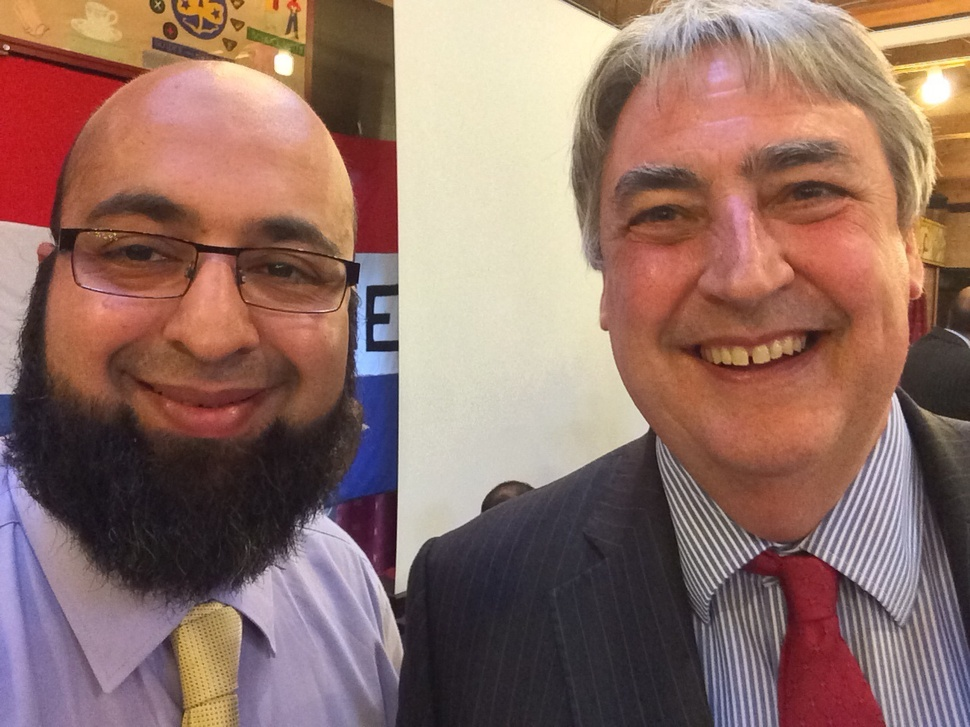
#> input picture dproj/OpenCV/bRm/wr-pb.jpg, 970 x 727 px, shrunk from 1280 x 960 before the run
$ python ImageLoad.py
#> lines starting #> are read from the running program, lines starting #| are printed output that depends on the picture
# load picture
from PIL import Image
from pylab import *
import cv2

imgFile = cv2.imread('wr-pb.jpg',0)
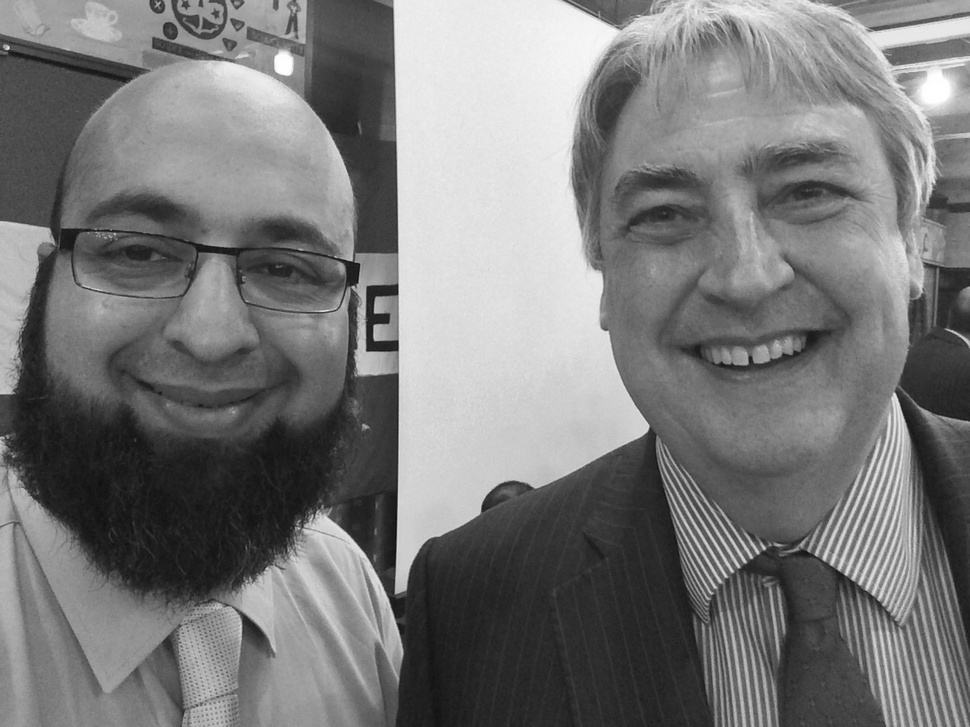
#> imgFile: shape (727, 970); min 9, max 255, mean 121

cv2.imshow('dst_rt', imgFile)
cv2.waitKey(0)

cv2.destroyAllWindows()

$ run again, with dproj/OpenCV/bRm/Waheed.jpg copied over dproj/OpenCV/bRm/wr-pb.jpg
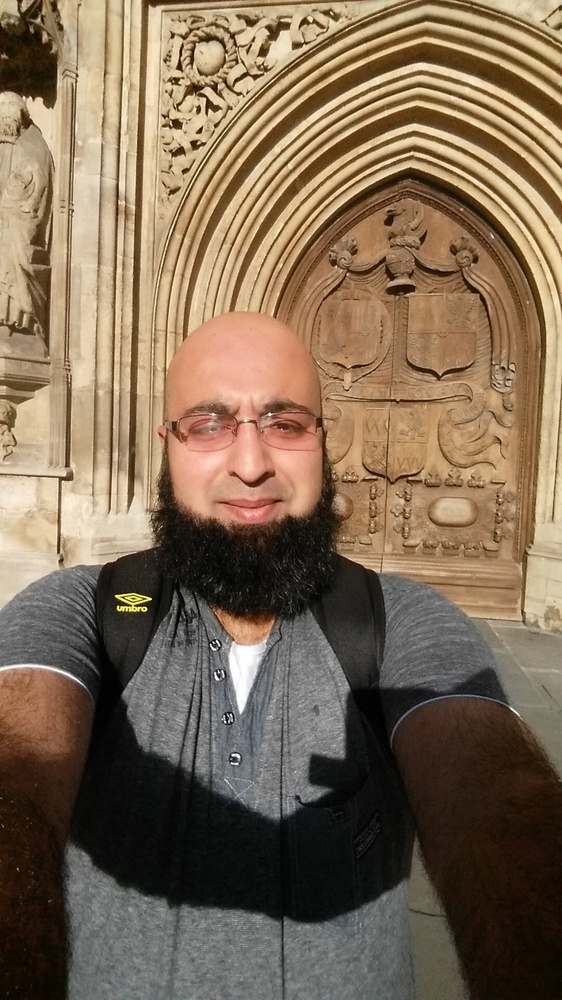
#> input picture dproj/OpenCV/bRm/Waheed.jpg, 562 x 1000 px, shrunk from 1080 x 1920 before the run
#> `imgFile = cv2.imread('wr-pb.jpg',0)`:
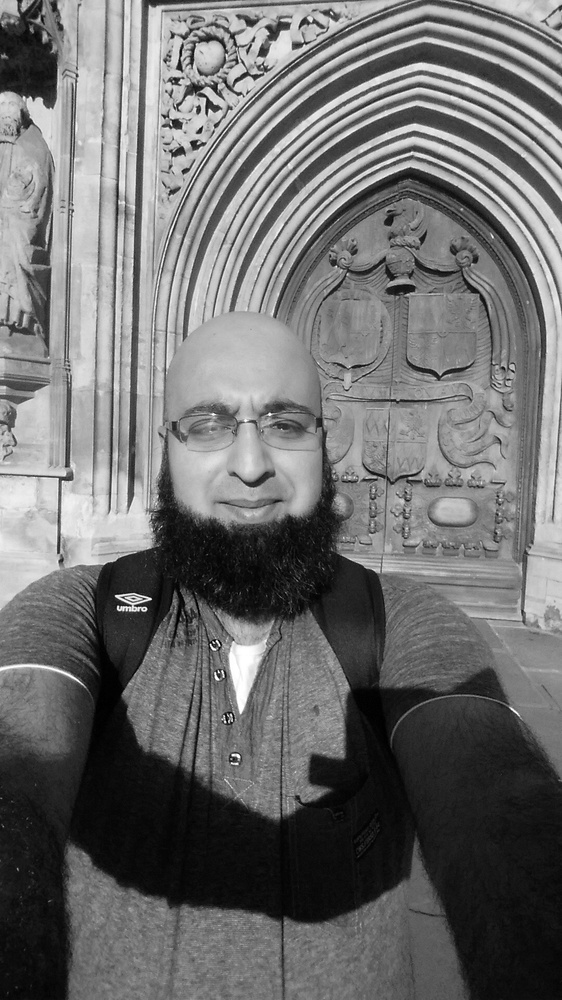
#> imgFile: shape (1000, 562); min 0, max 255, mean 110.3

$ run again, with dproj/OpenCV/bRm/Waheed2.jpg copied over dproj/OpenCV/bRm/wr-pb.jpg
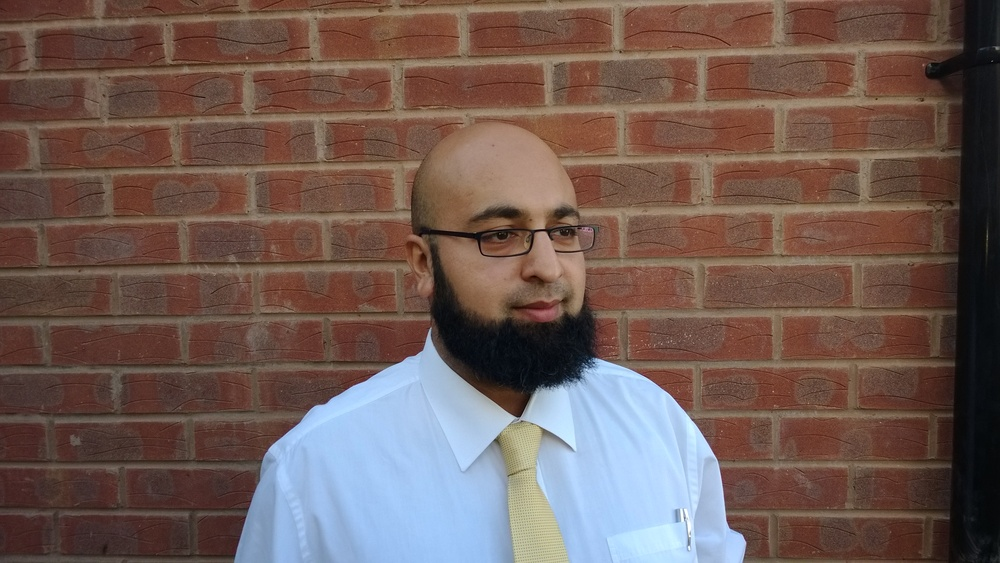
#> input picture dproj/OpenCV/bRm/Waheed2.jpg, 1000 x 563 px, shrunk from 3552 x 2000 before the run
#> `imgFile = cv2.imread('wr-pb.jpg',0)`:
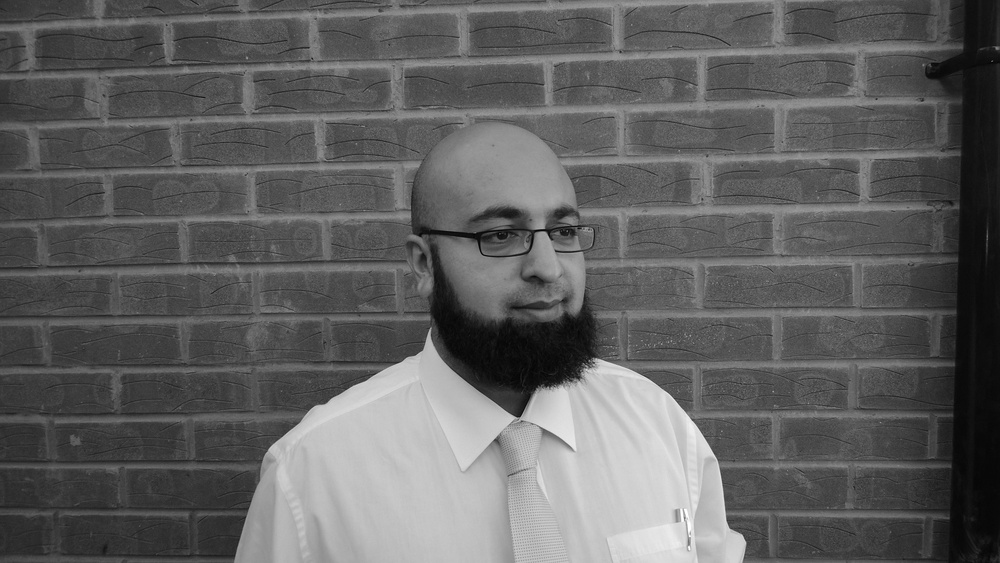
#> imgFile: shape (563, 1000); min 0, max 255, mean 96.3

$ run again, with dproj/OpenCV/bRm/group1.jpg copied over dproj/OpenCV/bRm/wr-pb.jpg
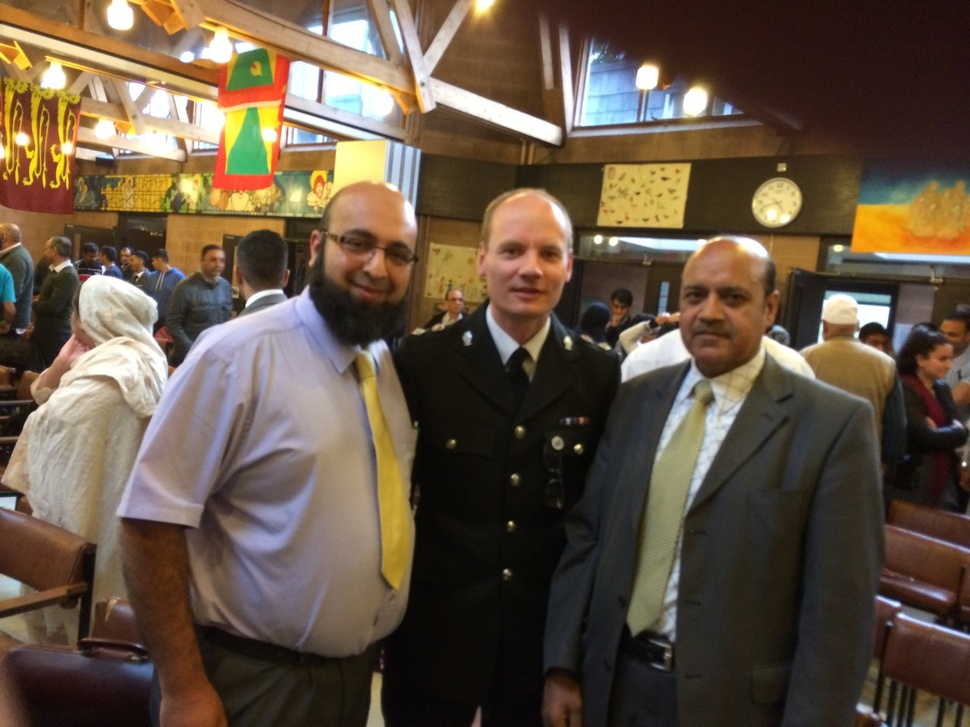
#> input picture dproj/OpenCV/bRm/group1.jpg, 970 x 727 px, shrunk from 2048 x 1536 before the run
#> `imgFile = cv2.imread('wr-pb.jpg',0)`:
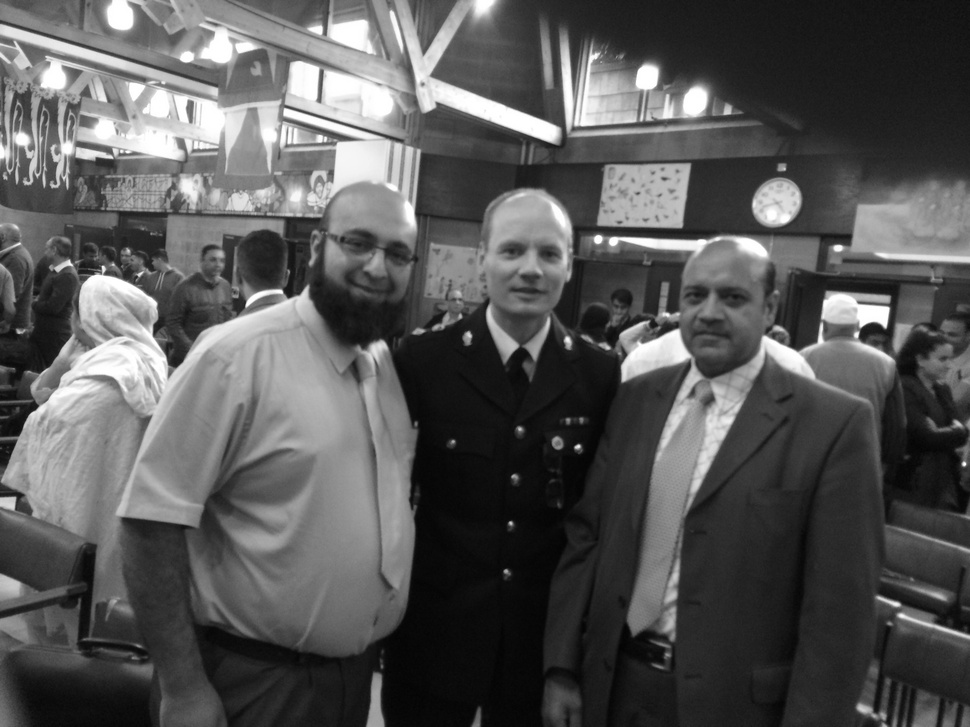
#> imgFile: shape (727, 970); min 3, max 255, mean 86.7
